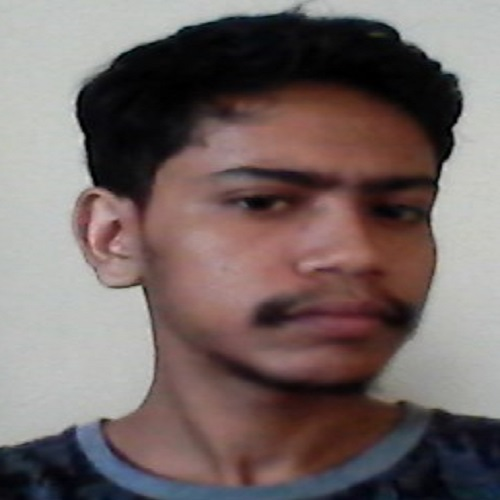
#> input picture ml/training-data/s1/1.jpg, 500 x 500 px
$ python main.py
#> lines starting #> are read from the running program, lines starting #| are printed output that depends on the picture; after the words box and inside, x2 and y2 are one past the last pixel; in counts of white or black regions, pixels touching at a corner belong together
### ml/face_detect.py
import cv2
import sys

def face_detect(imagePath):
	# HaarCascade file, to detect the face.
#> called with imagePath = 'training-data/s1/1.jpg'
	faceCascade = cv2.CascadeClassifier("opencv-files/haarcascade_frontalface_alt.xml")
	image = cv2.imread(imagePath)
#> image is the input picture: shape (500, 500, 3); mean B, G, R 101.5, 103.1, 116.2
	#Convert image to grayscale
	gray = cv2.cvtColor(image, cv2.COLOR_BGR2GRAY)
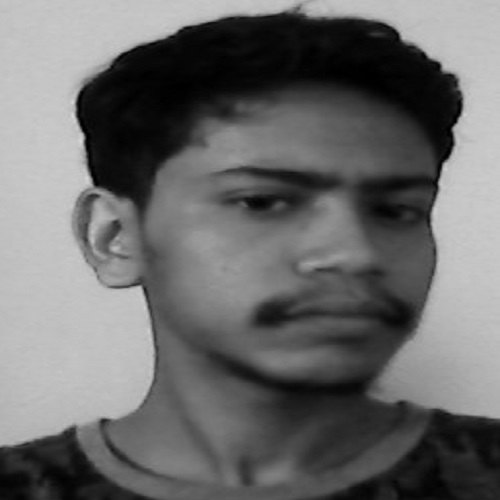
#> gray: shape (500, 500); min 0, max 216, mean 106.8
	grays = []
	faces = faceCascade.detectMultiScale(
		gray,
		scaleFactor=1.1,
		minNeighbors=5,
		minSize=(30, 30)
	)
#> faces = [[157, 83, 314, 314]]

	# For drawing rectangles over multiple faces in the image
	for (x, y, w, h) in faces:
		cv2.rectangle(image, (x, y), (x+w, y+h), (0, 255, 0), 2)
#> this loop made 1 pass
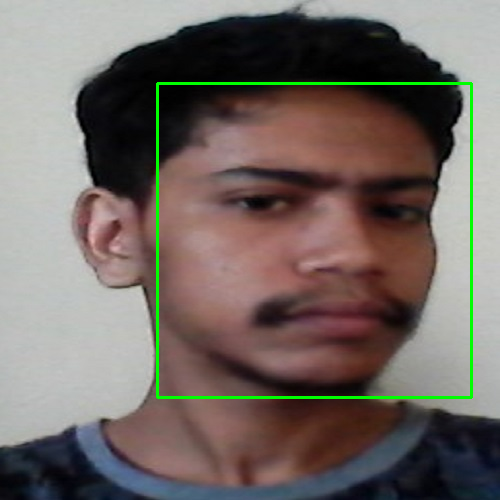
#> image: shape (500, 500, 3); 1.51% of pixels changed, all inside (x1, y1, x2, y2) = (156, 82, 473, 399)

	# Show Detected faces.
	cv2.imshow("Faces found", image)
	cv2.waitKey(1)

	# Append the detected faces into grays list.
	for i in range(0, len(faces)):
		(x, y, w, h) = faces[i]
		grays.append(gray[y:y+w, x:x+h])
#> after the loop, grays = 1 item
	print ("------------------------------------------------------------")
	print( "Detecting Face -\-")
	return grays, faces, len(faces)

### ml/training_data.py
import cv2, os, sys
import numpy as np
import face_detect as face_detect

def training_data(data_folder):
    dirs = os.listdir(data_folder)
    faces = []
    labels = []
    for dir_name in dirs:
        if not dir_name.startswith("s"):
            continue;
        label = int(dir_name.replace("s", ""))
        subject_dir = data_folder + "/" + dir_name
        subject_images_names = os.listdir(subject_dir)
        for image_name in subject_images_names:
            if image_name.startswith("."):
                continue;
            image_path = subject_dir + "/" + image_name
            face, rect, length = face_detect.face_detect(image_path)
#> face = 1 item; rect = [[157, 83, 314, 314]]; length = 1
            if face is not None:
                print(label)
                faces.append(face[0])
                labels.append(label)

    return faces, labels

### ml/main.py
import cv2
import numpy as np
import os

import face_detect as face_detect
import training_data as training_data

label = []
def predict(test_img):
#> called with test_img = 'test-data/test.jpg'
	img = cv2.imread(test_img).copy()
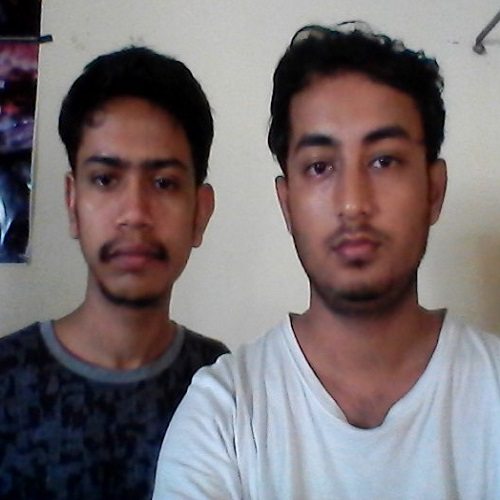
#> input picture ml/test-data/test.jpg, 500 x 500 px
#> img is the input picture: shape (500, 500, 3); mean B, G, R 113.8, 111.5, 120.3
	print ("\n\n\n")
	print ("Face Prediction Running -\-")
	face, rect, length = face_detect.face_detect(test_img)
#> call 4 of face_detect, with imagePath = 'test-data/test.jpg'
#> in face_detect (call 4), `gray = cv2.cvtColor(image, cv2.COLOR_BGR2GRAY)`:
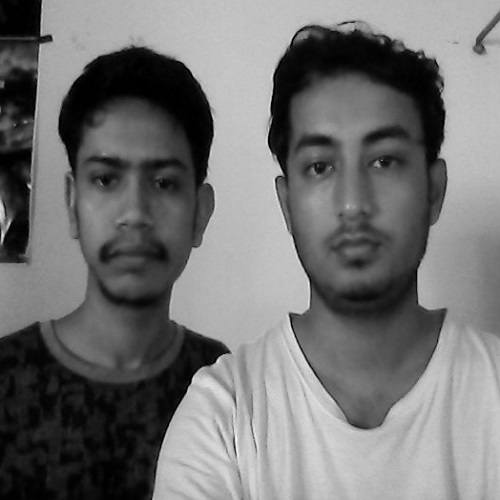
#> gray: shape (500, 500); min 0, max 250, mean 114.4
#> in face_detect (call 4), `faces = faceCascade.detectMultiScale( gray, scaleFactor=1.1, minNeighb..`: faces = [[50, 113, 169, 169], [254, 85, 200, 200]]
#> the loop in face_detect (call 4), `for (x, y, w, h) in faces:` made 2 passes
#> after the loop in face_detect (call 4), `for (x, y, w, h) in faces:`:
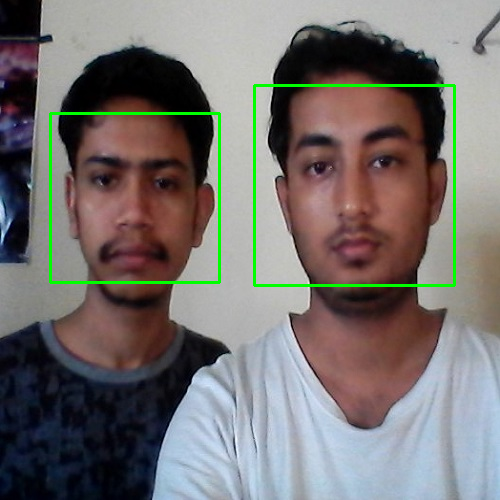
#> image: shape (500, 500, 3); 1.77% of pixels changed, all inside (x1, y1, x2, y2) = (49, 84, 456, 287)
#> the loop in face_detect (call 4), `for i in range(0, len(faces)):` made 2 passes
#> after the loop in face_detect (call 4), `for i in range(0, len(faces)):`: grays = 2 items
#> face = 2 items; rect = [[50, 113, 169, 169], [254, 85, 200, 200]]; length = 2
	print (len(face), "faces detected.")
#| 2 faces detected.
	for i in range(0, len(face)):
		labeltemp, confidence = face_recognizer.predict(face[i])
#> labeltemp = 1; confidence = 55.69
		label.append(labeltemp)
	return img, label

faces, labels = training_data.training_data("training-data")
face_recognizer = cv2.face.LBPHFaceRecognizer_create()
face_recognizer.train(faces, np.array(labels))


#Read the test image.
test_img = "test-data/test.jpg"
print(test_img)
predicted_img , label= predict(test_img)
#> label = [1, 1]
cv2.destroyAllWindows()
cv2.waitKey(1)
cv2.destroyAllWindows()
print ("Recognized faces = ", label)
#| Recognized faces =  [1, 1]
